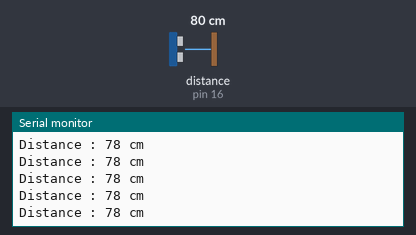
This sketch was run on a simulated Arduino Uno, built with avr-gcc and run on an emulated ATmega328P. Parts: the last lines printed to the serial monitor. Wiring (inferred from the names in the program): ultrasonic range finder: trigger pin 17; echo pin 16. The inputs (shaded band) are chosen by the test bench; at power-on: distance to the obstacle (sensor on pin 16) 80 cm. The echo pulse lasts 58.3 µs per cm.

Above: at 1.2 s.
1.3 s: distance to the obstacle (sensor on pin 16) set to 2 cm
At 1.38 s:
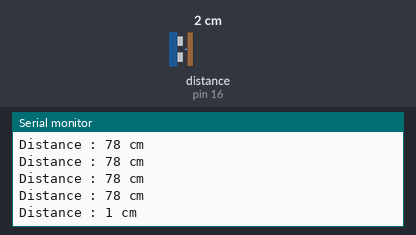
4.3 s: distance to the obstacle (sensor on pin 16) set to 4 cm
At 4.3 s:
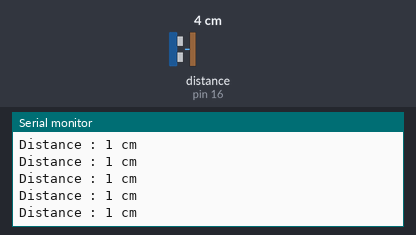
5.8 s: distance to the obstacle (sensor on pin 16) set to 35 cm
At 5.81 s:
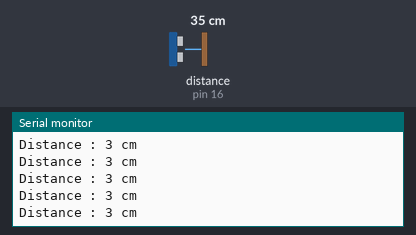
Timing chart, 0 to 8.8 s (numbered marks = the images above; inputs shaded):
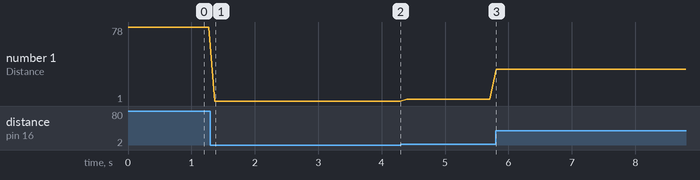

The sketch:

Ultrasonic_Sensor_HC-SR04P.ino
```cpp
/*
DESCRIPTION:
This example code will uses: Robo Pico and Raspberry Pi Pico / Pico W
to read distance from Ultrasonic Sensor HC-SR04P using Arduino.

CONNECTION:
Robo Pico Grove 4 : HC-SR04P
GP16              - Echo
GP17              - Trig

AUTHOR  : Cytron Technologies Sdn Bhd
WEBSITE  : www.cytron.io
EMAIL    : support@cytron.io

REFERENCE:
Code adapted from www.HowToMechatronics.com:
https://howtomechatronics.com/tutorials/arduino/ultrasonic-sensor-hc-sr04/
*/

// defines pins numbers
const int echoPin = 16;
const int trigPin = 17;

// defines variables
long duration;
int distance;

void setup() {
  pinMode(trigPin, OUTPUT); // Sets the trigPin as an Output
  pinMode(echoPin, INPUT); // Sets the echoPin as an Input
  Serial.begin(9600); // Starts the serial communication
}
void loop() {
  // Clears the trigPin
  digitalWrite(trigPin, LOW);
  delayMicroseconds(2);

  // Sets the trigPin on HIGH state for 10 micro seconds
  digitalWrite(trigPin, HIGH);
  delayMicroseconds(10);
  digitalWrite(trigPin, LOW);

  // Reads the echoPin, returns the sound wave travel time in microseconds
  duration = pulseIn(echoPin, HIGH);

  // Calculating the distance
  distance = duration * 0.034 / 2;

  // Prints the distance on the Serial Monitor
  Serial.print("Distance : ");
  Serial.print(distance);
  Serial.println(" cm");
  delay(100);
}
```

Measured:
- after the input at 1.3 s, the serial monitor: prints a new line after 0.07 s (image 1)
- plotted number 1: 78 → 1 after the input at 1.3 s, 1 → 3 after the input at 4.3 s, 3 → 34 after the input at 5.8 s
